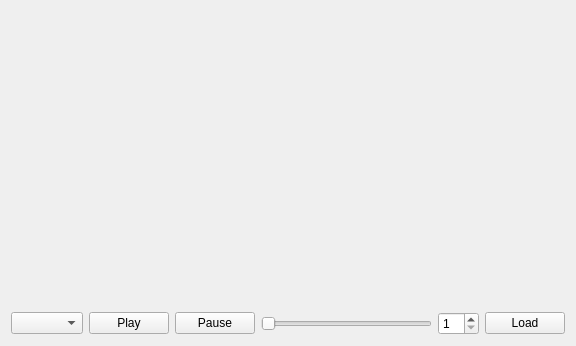
<?xml version="1.0" encoding="UTF-8"?>
<ui version="4.0">
 <class>LbaFlaPlayer</class>
 <widget class="QWidget" name="LbaFlaPlayer">
  <property name="geometry">
   <rect>
    <x>0</x>
    <y>0</y>
    <width>576</width>
    <height>346</height>
   </rect>
  </property>
  <property name="windowTitle">
   <string>LBA Fla Player</string>
  </property>
  <layout class="QVBoxLayout" name="verticalLayout">
   <item>
    <widget class="LbaMovieWidget" name="wdgMovie" native="true">
     <property name="sizePolicy">
      <sizepolicy hsizetype="Preferred" vsizetype="MinimumExpanding">
       <horstretch>0</horstretch>
       <verstretch>0</verstretch>
      </sizepolicy>
     </property>
    </widget>
   </item>
   <item>
    <layout class="QHBoxLayout" name="horizontalLayout">
     <item>
      <widget class="QComboBox" name="cbxFlas"/>
     </item>
     <item>
      <widget class="QPushButton" name="btnPlay">
       <property name="text">
        <string>Play</string>
       </property>
      </widget>
     </item>
     <item>
      <widget class="QPushButton" name="btnPause">
       <property name="text">
        <string>Pause</string>
       </property>
      </widget>
     </item>
     <item>
      <widget class="QSlider" name="sldFrame">
       <property name="minimum">
        <number>0</number>
       </property>
       <property name="pageStep">
        <number>1</number>
       </property>
       <property name="value">
        <number>0</number>
       </property>
       <property name="orientation">
        <enum>Qt::Horizontal</enum>
       </property>
      </widget>
     </item>
     <item>
      <widget class="QSpinBox" name="spbFps">
       <property name="minimum">
        <number>1</number>
       </property>
      </widget>
     </item>
     <item>
      <widget class="QPushButton" name="btnLoad">
       <property name="text">
        <string>Load</string>
       </property>
      </widget>
     </item>
    </layout>
   </item>
  </layout>
 </widget>
 <customwidgets>
  <customwidget>
   <class>LbaMovieWidget</class>
   <extends>QWidget</extends>
   <header>lbamoviewidget.h</header>
   <container>1</container>
  </customwidget>
 </customwidgets>
 <resources/>
 <connections/>
</ui>
